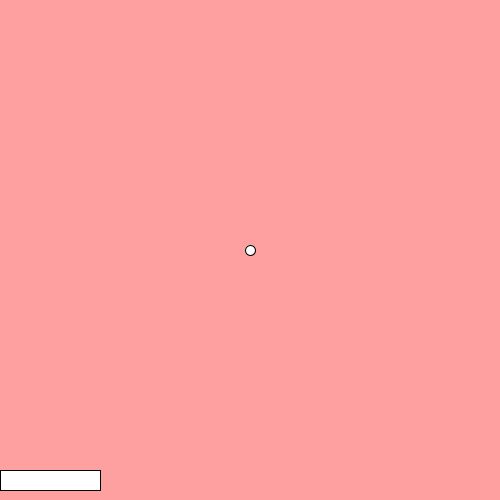
Frame 1 (no input)
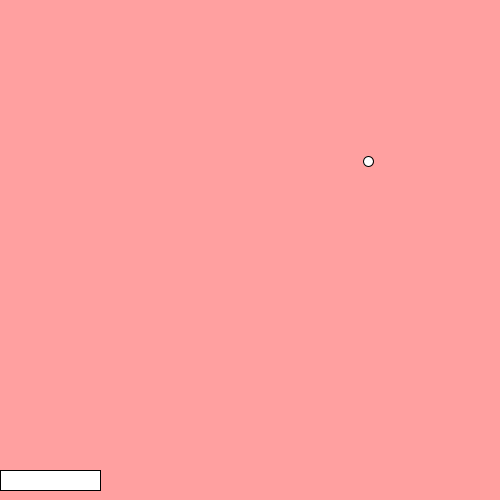
Frame 60 (the mouse pressed at the canvas centre just before this capture)
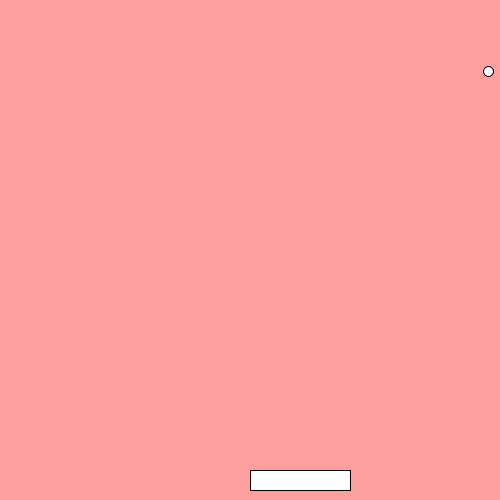
Frame 120 (the mouse held since frame 60 and released just before this capture)

The Processing sketch that drew these frames (run headless with seeded random() and noise(); from frame 60 on, the mouse is pressed at the canvas centre):

// Processing sketch: week04_3
// ── week04_3.pde
void setup(){
 size(500,500); 
}
float x=250, y=250; //變數(位置)精細
float vx=2.0, vy=-1.5; //速度
void draw(){
 background(#FFA0A0);
 int boardX = mouseX;
 rect(boardX, 470, 100, 20);
 ellipse(x, y, 10, 10); //橢圓
 x=x+vx;
 y=y+vy;
 if(x>500) vx=-vx;
 if(y<0) vy=-vy;
 if(x<0) vx=-vx;
 if(y>470 && x>boardX && x<boardX+100) vy=-vy;
}
